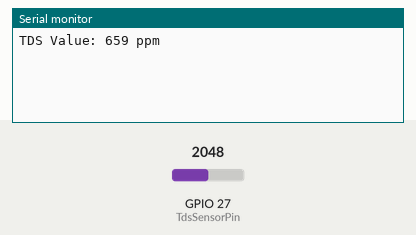
Simulated run of this program. Board: ESP32. Parts: the last lines printed to the serial monitor. Inputs (shaded band) come from the test bench; at power-on: GPIO 27 (TdsSensorPin) = 2048.

Above: at 1.2 s.
1.3 s: GPIO 27 (TdsSensorPin) set to 2866
At 2.3 s:
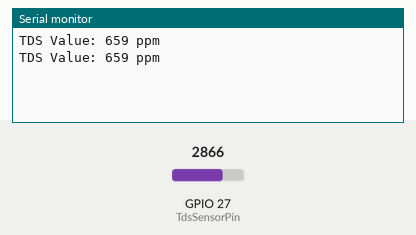
2.8 s: GPIO 27 (TdsSensorPin) set to 3603
At 3.7 s:
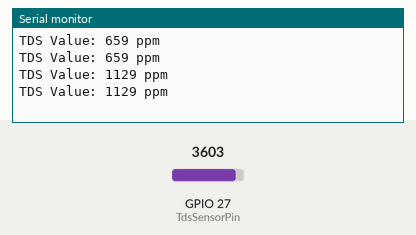
Timing chart, 0 to 5.8 s (numbered marks = the images above; inputs shaded):
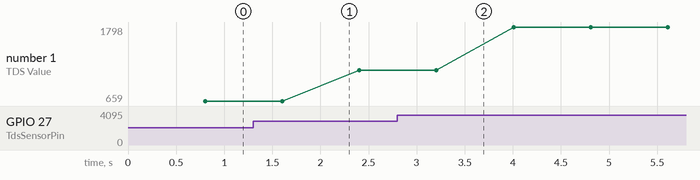

The program:

main.cpp
```cpp
#include <Arduino.h>

#define TdsSensorPin 27
#define VREF 3.3              // Analog reference voltage (Volt) of the ADC
#define SCOUNT  30            // Number of sample points

int analogBuffer[SCOUNT];     // Store the analog value in the array, read from ADC
int analogBufferTemp[SCOUNT];
int analogBufferIndex = 0;

float averageVoltage = 0;
float tdsValue = 0;
float temperature = 25;       // Current temperature for compensation

// Median filtering algorithm
int getMedianNum(int bArray[], int iFilterLen) {
    int bTab[iFilterLen];
    for (byte i = 0; i < iFilterLen; i++)
        bTab[i] = bArray[i];

    int i, j, bTemp;
    for (j = 0; j < iFilterLen - 1; j++) {
        for (i = 0; i < iFilterLen - j - 1; i++) {
            if (bTab[i] > bTab[i + 1]) {
                bTemp = bTab[i];
                bTab[i] = bTab[i + 1];
                bTab[i + 1] = bTemp;
            }
        }
    }
    if ((iFilterLen & 1) > 0) {
        bTemp = bTab[(iFilterLen - 1) / 2];
    } else {
        bTemp = (bTab[iFilterLen / 2] + bTab[iFilterLen / 2 - 1]) / 2;
    }
    return bTemp;
}

float TDSreading(float temperature) {
    static unsigned long analogSampleTimepoint = millis();
    static unsigned long printTimepoint = millis();

    if (millis() - analogSampleTimepoint > 40U) { // Every 40 milliseconds
        analogSampleTimepoint = millis();
        analogBuffer[analogBufferIndex] = analogRead(TdsSensorPin); // Read analog value
        analogBufferIndex++;
        if (analogBufferIndex == SCOUNT) {
            analogBufferIndex = 0;
        }
    }

    if (millis() - printTimepoint > 800U) { // Every 800 milliseconds
        printTimepoint = millis();
        for (int copyIndex = 0; copyIndex < SCOUNT; copyIndex++) {
            analogBufferTemp[copyIndex] = analogBuffer[copyIndex];
        }

        // Median filtering and voltage calculation
        float averageVoltage = getMedianNum(analogBufferTemp, SCOUNT) * (float)VREF / 4096.0;

        // Temperature compensation
        float compensationCoefficient = 1.0 + 0.02 * (temperature - 25.0);
        float compensationVoltage = averageVoltage / compensationCoefficient;

        // Convert voltage to TDS value
        float tdsValue = (133.42 * compensationVoltage * compensationVoltage * compensationVoltage
                          - 255.86 * compensationVoltage * compensationVoltage
                          + 857.39 * compensationVoltage) * 0.5;

        return tdsValue; // Return the calculated TDS value
    }

    return -1; // Return -1 if no new TDS value is ready
}

void setup() {
    Serial.begin(115200); // Initialize serial communication at 115200 baud rate
}

void loop() {

    float tds = TDSreading(temperature);
    if (tds >= 0) { // Check if a valid TDS value is returned
        Serial.print("TDS Value: ");
        Serial.print(tds, 0);
        Serial.println(" ppm");
    }

}
```

Measured:
- plotted number 1: 659 → 1129 after the input at 1.3 s, 1129 → 1798 after the input at 2.8 s
